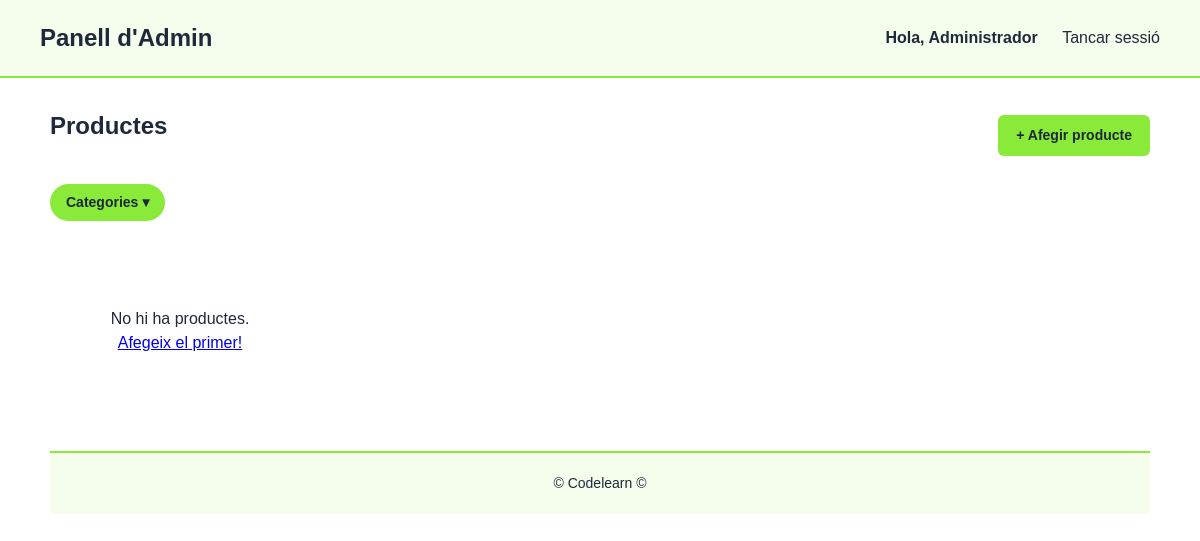
The page /admin/index.php (signed in) on the database as committed earlier.
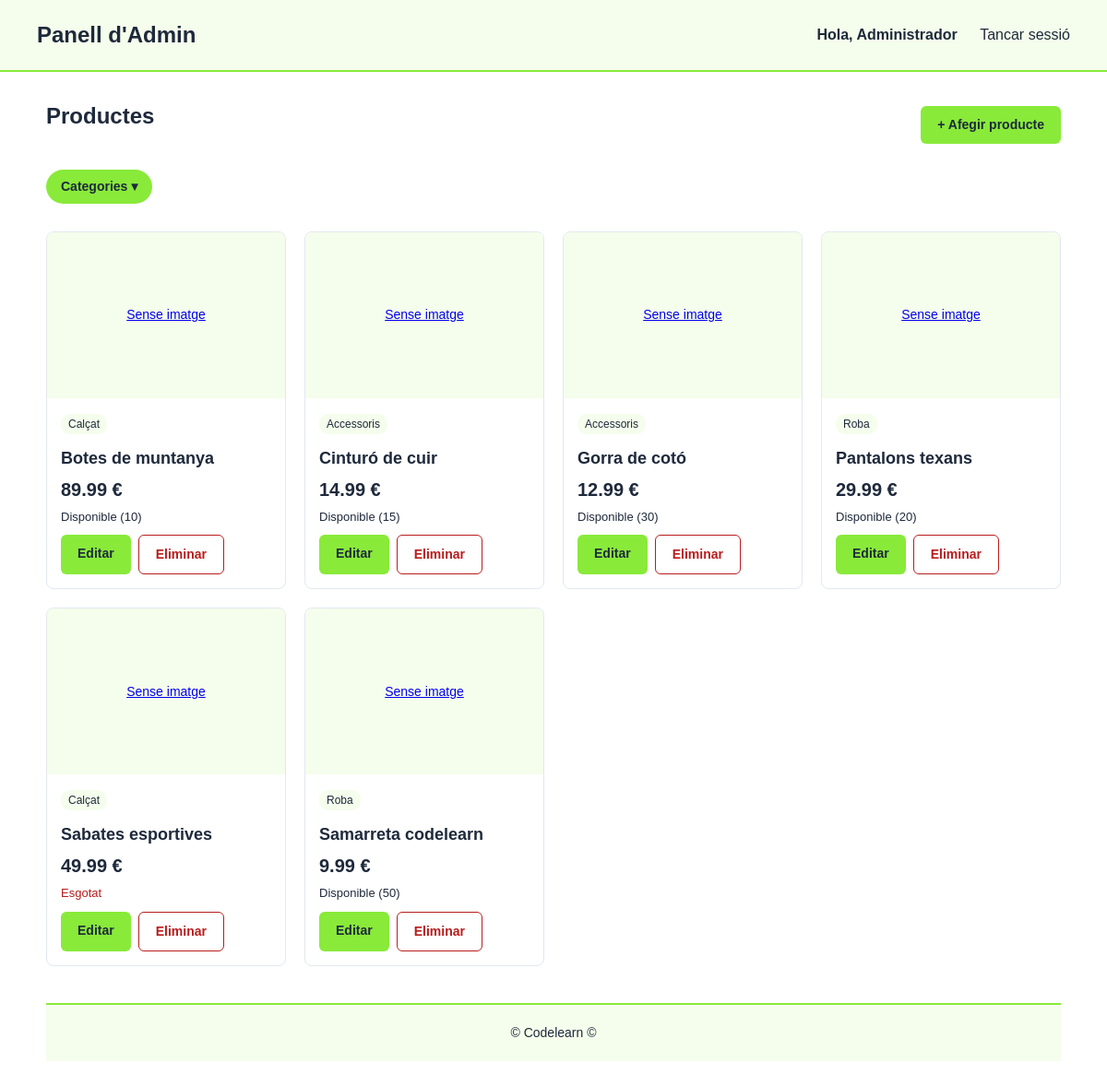
The same page on the database as committed later.
### tables this page shows
CREATE TABLE productes (
    id           INT AUTO_INCREMENT PRIMARY KEY,
    nom          VARCHAR(200)   NOT NULL,
    descripcio   TEXT,
    preu         DECIMAL(10,2)  NOT NULL,
    estoc        INT            NOT NULL DEFAULT 0,
    imatge       VARCHAR(255),
    categoria_id INT,
    creat_a      TIMESTAMP DEFAULT CURRENT_TIMESTAMP,
    FOREIGN KEY (categoria_id) REFERENCES categories(id) ON DELETE SET NULL
);

CREATE TABLE categories (
    id  INT AUTO_INCREMENT PRIMARY KEY,
    nom VARCHAR(100) NOT NULL
);

### admin/index.php (the view, shortened to what this page needs)
<?php
require_once '../includes/db.php';
$sql = "SELECT p.*, c.nom AS categoria_nom
        FROM productes p
        LEFT JOIN categories c ON p.categoria_id = c.id";
$params = [];
$sql .= " ORDER BY p.nom ASC";
$stmt = $pdo->prepare($sql);
$stmt->execute($params);
$productes = $stmt->fetchAll();
require_once '../includes/header.php';
?>
<div class="admin-barra">
    <h2>Productes</h2>
    <a href="nou_producte.php" class="boto boto-nou">+ Afegir producte</a>
</div>
<section class="filtres">
    <details class="desplegable-categories">
        <summary>Categories ▾</summary>
    </details>
</section>
<section class="productes-graella">
    <?php if (empty($productes)): ?>
        <p class="missatge-buit">No hi ha productes. <a href="nou_producte.php">Afegeix el primer!</a></p>
    <?php else: ?>
        <?php foreach ($productes as $producte): ?>
            <article class="producte-targeta">
                <a href="editar_producte.php?id=<?= $producte['id'] ?>" class="producte-imatge">
                    <?php if ($producte['imatge']): ?>
                        <img src="../uploads/<?= htmlspecialchars($producte['imatge']) ?>"
                             alt="<?= htmlspecialchars($producte['nom']) ?>">
                    <?php else: ?>
                        <div class="imatge-buida">Sense imatge</div>
                    <?php endif; ?>
                </a>
                <div class="producte-info">
                    <span class="categoria"><?= htmlspecialchars($producte['categoria_nom'] ?? 'Sense categoria') ?></span>
                    <h2><?= htmlspecialchars($producte['nom']) ?></h2>
                    <p class="preu"><?= number_format($producte['preu'], 2) ?> €</p>
                    <?php if ($producte['estoc'] > 0): ?>
                        <span class="estoc disponible">Disponible (<?= $producte['estoc'] ?>)</span>
                    <?php else: ?>
                        <span class="estoc esgotat">Esgotat</span>
                    <?php endif; ?>
                    <div class="admin-accions">
                        <a href="editar_producte.php?id=<?= $producte['id'] ?>" class="boto boto-editar">
                            Editar
                        </a>
                        <a href="eliminar_producte.php?id=<?= $producte['id'] ?>"
                           class="boto boto-eliminar"
                           onclick="return confirm('Segur que vols eliminar aquest producte?')">
                            Eliminar
                        </a>
                    </div>
                </div>
            </article>
        <?php endforeach; ?>
    <?php endif; ?>
</section>
<?php require_once '../includes/footer.php'; ?>

Rows that differ between the two databases and show on the page:
added productes: shows "Sense imatge", categoria.nom "Calçat", nom "Botes de muntanya", preu "89.99", estoc "10"
added productes: shows "Sense imatge", categoria.nom "Accessoris", nom "Cinturó de cuir", preu "14.99", estoc "15"
added productes: shows "Sense imatge", categoria.nom "Accessoris", nom "Gorra de cotó", preu "12.99", estoc "30"
added productes: shows "Sense imatge", categoria.nom "Roba", nom "Pantalons texans", preu "29.99", estoc "20"
added productes: shows "Sense imatge", categoria.nom "Calçat", nom "Sabates esportives", preu "49.99", estoc "Esgotat"
added productes: shows "Sense imatge", categoria.nom "Roba", nom "Samarreta codelearn", preu "9.99", estoc "50"
Other text that changed with them:
text no longer shown: "No hi ha productes. Afegeix el primer!"
